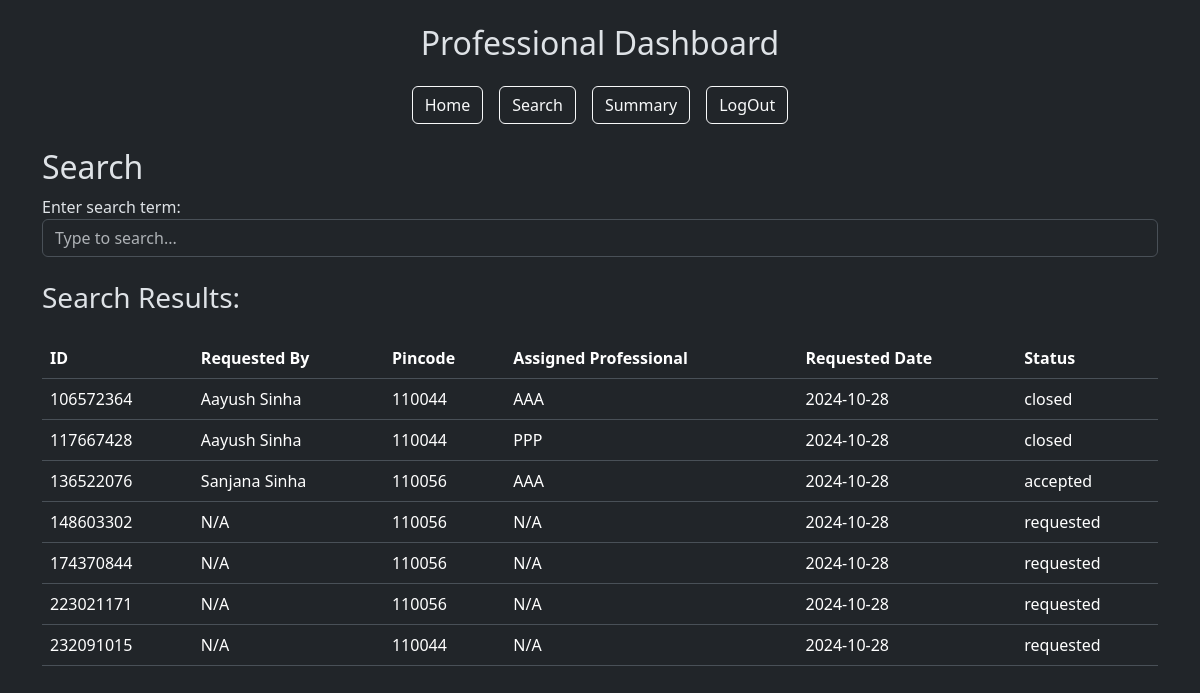
The app's page /search (signed in), older data.
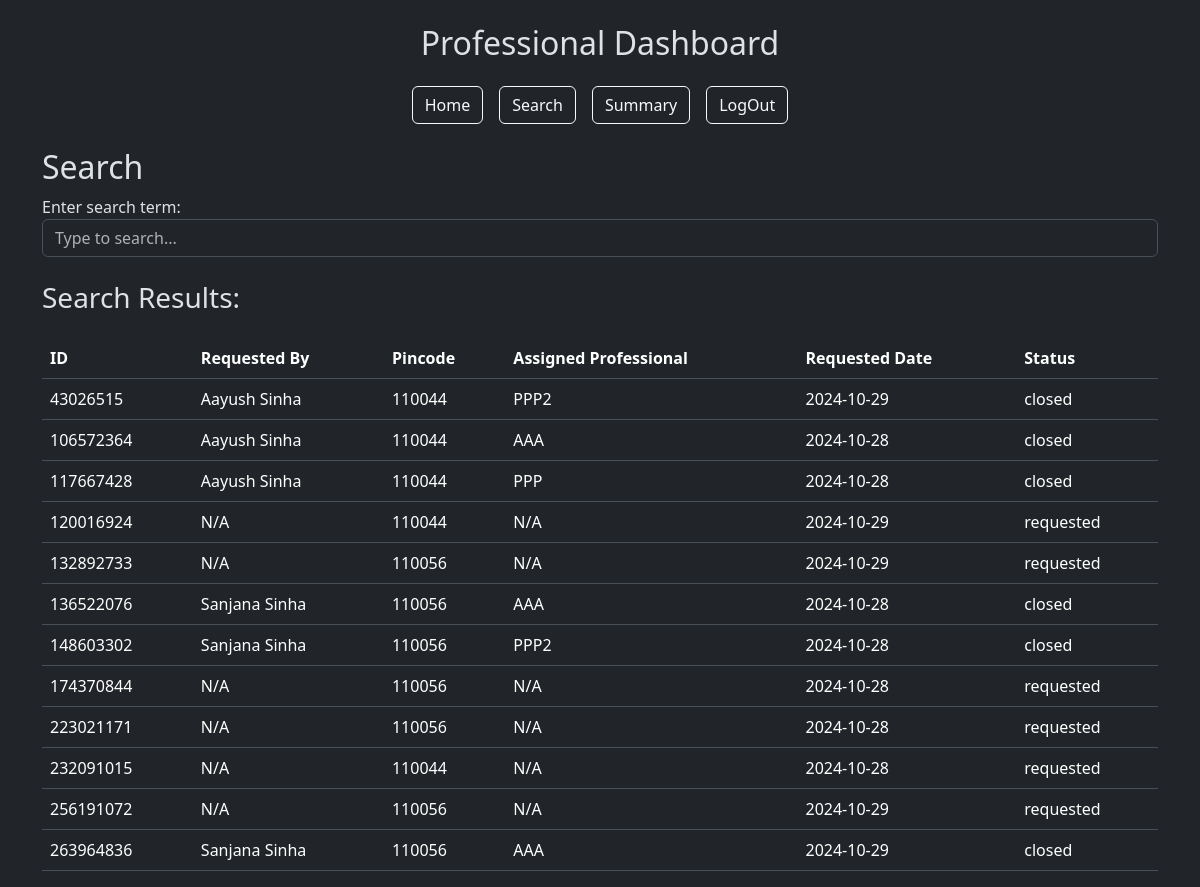
The same page, newer data.
### models.py (models this page shows)
class ServiceRequest(db.Model):
    __tablename__ = 'service_request'
    id = db.Column(db.Integer, primary_key=True)
    customer_id = db.Column(db.Integer, db.ForeignKey('customer.id'), nullable=False)  # Reference to Customer
    professional_id = db.Column(db.Integer, db.ForeignKey('professional.id'), nullable=True)  # Reference to Professional
    service_id = db.Column(db.Integer, db.ForeignKey('service.id'), nullable=False)
    date_of_request = db.Column(db.DateTime, default=datetime.utcnow, nullable=False)
    date_of_completion = db.Column(db.DateTime, nullable=True)
    status = db.Column(db.String(20), default='requested', nullable=False)
    rating = db.Column(db.Integer, nullable=True)
    remarks = db.Column(db.Text, nullable=True)
    rejected_by = db.Column(MutableList.as_mutable(JSON), default=[])
    customer = db.relationship('Customer', back_populates='service_requests')
    service = db.relationship('Service', back_populates='service_requests')
    professional = db.relationship('Professional', back_populates='service_requests')
    review = db.relationship('Review', back_populates='service_request', lazy=True)

class User(db.Model):
    __tablename__ = "user"
    id = db.Column(db.Integer, primary_key=True)
    username = db.Column(db.String(80), unique=True, nullable=False)
    passhash = db.Column(db.String(80), nullable=False)
    name = db.Column(db.String(80), nullable=False)
    role = db.Column(db.String(20), nullable=False)
    is_blocked = db.Column(db.Boolean, default=False, nullable=False)
    professional = db.relationship('Professional', backref='user', lazy=True)
    customer = db.relationship('Customer', backref='user', lazy=True)

class Customer(db.Model):
    __tablename__ = 'customer'
    id = db.Column(db.Integer, db.ForeignKey('user.id'), primary_key=True)
    address = db.Column(db.Text, nullable=False)
    pincode = db.Column(db.String(6), nullable=False)
    contact = db.Column(db.String(10), nullable=False)
    service_requests = db.relationship('ServiceRequest', back_populates='customer', lazy=True)

### app.py (the view)
@app.route('/search', methods=['GET', 'POST'])
def search():
    if 'user_role' not in session:
        flash('Please log in first', 'danger')
        return redirect(url_for('login'))
    if session['user_role'] == 'admin':
        user = {'is_blocked': False}
    else:
        user = User.query.get(session['user_id'])
    customers = Customer.query.all()
    professionals = Professional.query.all()
    services = Service.query.all()
    service_requests = ServiceRequest.query.all()
    return render_template('search.html', user=user, customers=customers, professionals=professionals, services=services, service_requests=service_requests)

### templates/search.html (shortened to what this page needs)
{% extends "layout.html" %}  {% block content %}
<h2>Search</h2>
<div class="form-group">
  <label for="search_term">Enter search term:</label>
  <input
    type="text"
    class="form-control"
    id="search_term"
    name="search_term"
    placeholder="Type to search..."
  />
</div>
<h3 class="my-4">Search Results:</h3>
{% if session.get('user_role') == 'admin' %}
<h4>Service Requests:</h4>
<div class="table-responsive admin">
  <table class="table">
    <thead>
      <tr>
        <th>ID</th>
        <th>Requested By</th>
        <th>Assigned Professional</th>
        <th>Requested Date</th>
        <th>Status</th>
      </tr>
    </thead>
    <tbody>
      {% for service_request in service_requests %}
      <tr class="item">
        <td>{{service_request.id}}</td>
        <td>
          {{ service_request.customer.user.name if service_request.professional
          else 'N/A' }}
        </td>
        <td>
          {{ service_request.professional.user.name if
          service_request.professional else 'N/A' }}
        </td>
        <td>{{service_request.date_of_request.strftime('%Y-%m-%d') }}</td>
        <td>{{service_request.status}}</td>
      </tr>
      {% endfor %}
    </tbody>
  </table>
</div>
<h4>Customers:</h4>
<div class="table-responsive admin">
  <table class="table">
    <thead>
      <tr>
        <th>ID</th>
        <th>Name</th>
        <th>Address</th>
        <th>Contact</th>
        <th>Pincode</th>
      </tr>
    </thead>
    <tbody>
      {% for customer in customers %}
      <tr class="item">
        <td>{{customer.id}}</td>
        <td>{{customer.user.name}}</td>
        <td>{{customer.address}}</td>
        <td>{{customer.contact}}</td>
        <td>{{customer.pincode}}</td>
      </tr>
      {% endfor %}
    </tbody>
  </table>
</div>
<h4>Professionals:</h4>
<div class="table-responsive admin">
  <table class="table">
    <thead>
      <tr>
        <th>ID</th>
        <th>Name</th>
        <th>Experience</th>
        <th>Service Name</th>
        <th>Pincode</th>
      </tr>
    </thead>
    <tbody>
      {% for professional in professionals %}
      <tr class="item">
        <td>{{professional.id}}</td>
        <td>{{professional.user.name}}</td>
        <td>{{professional.experience}}</td>
        <td>{{professional.service_name}}</td>
        <td>{{professional.pincode}}</td>
      </tr>
      {% endfor %}
    </tbody>
  </table>
</div>
{% elif session.get('user_role') == 'professional' %}
<div class="table-responsive">
  <table class="table">
    <thead>
      <tr>
        <th>ID</th>
        <th>Requested By</th>
        <th>Pincode</th>
        <th>Assigned Professional</th>
        <th>Requested Date</th>
        <th>Status</th>
      </tr>
    </thead>
    <tbody>
      {% for service_request in service_requests %}
      <tr class="item">
        <td>{{service_request.id}}</td>
        <td>
          {{ service_request.customer.user.name if service_request.professional
          else 'N/A' }}
        </td>
        <td>{{service_request.customer.pincode}}</td>
        <td>
          {{ service_request.professional.user.name if
          service_request.professional else 'N/A' }}
        </td>
        <td>{{service_request.date_of_request.strftime('%Y-%m-%d') }}</td>
        <td>{{service_request.status}}</td>
      </tr>
      {% endfor %}
    </tbody>
  </table>
</div>
{% endif %} {% endblock %}

Row changes from the older to the newer data that the page shows:
added ServiceRequest: id "43026515", customer.user "Aayush Sinha", customer.pincode "110044", professional.user "PPP2", date_of_request "2024-10-29", status "closed"
added ServiceRequest: id "120016924", customer.user "N/A", customer.pincode "110044", professional.user "N/A", date_of_request "2024-10-29", status "requested"
added ServiceRequest: id "132892733", customer.user "N/A", customer.pincode "110056", professional.user "N/A", date_of_request "2024-10-29", status "requested"
changed ServiceRequest id 136522076: status "accepted" → "closed"
changed ServiceRequest id 148603302: customer.user "N/A" → "Sanjana Sinha"; professional.user "N/A" → "PPP2"; status "requested" → "closed"
added ServiceRequest: id "256191072", customer.user "N/A", customer.pincode "110056", professional.user "N/A", date_of_request "2024-10-29", status "requested"
added ServiceRequest: id "263964836", customer.user "Sanjana Sinha", customer.pincode "110056", professional.user "AAA", date_of_request "2024-10-29", status "closed"
